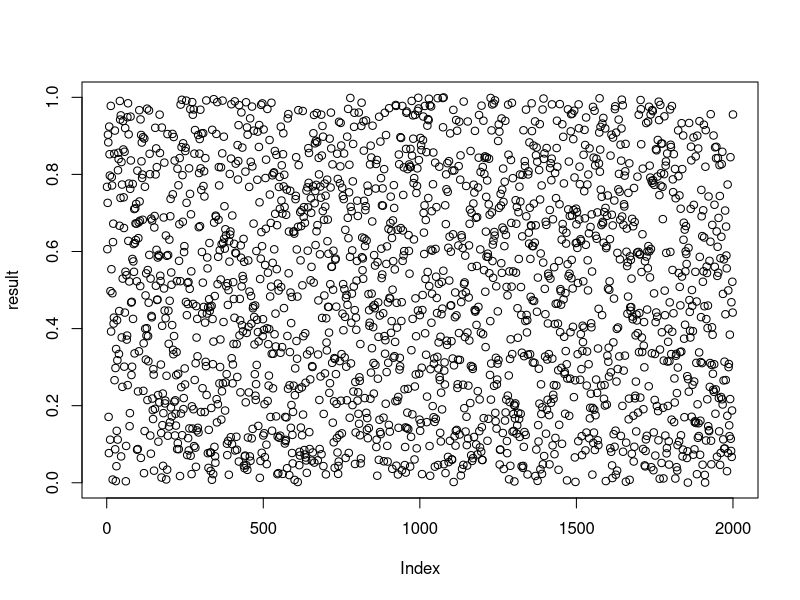
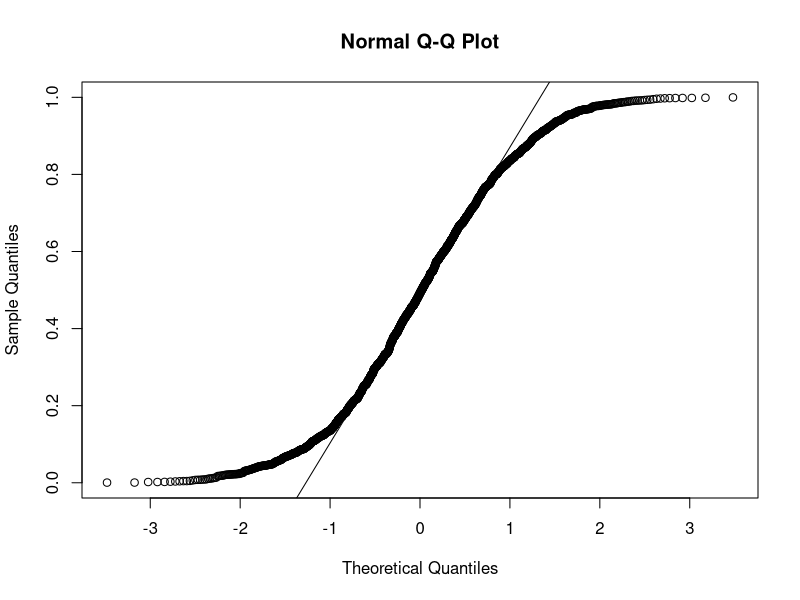

Write the R code that produced these figures, in order.
RANDU = function(num,iteration=2000){
  lst = c()
  base = 2^31
  for (i in 1:iteration){
    num = ((2**16+3)*num)%%base
    lst = c(lst,num/base)
  }
  lst
}

result=RANDU(123456)
plot(result)
qqnorm(result)
qqline(result)
